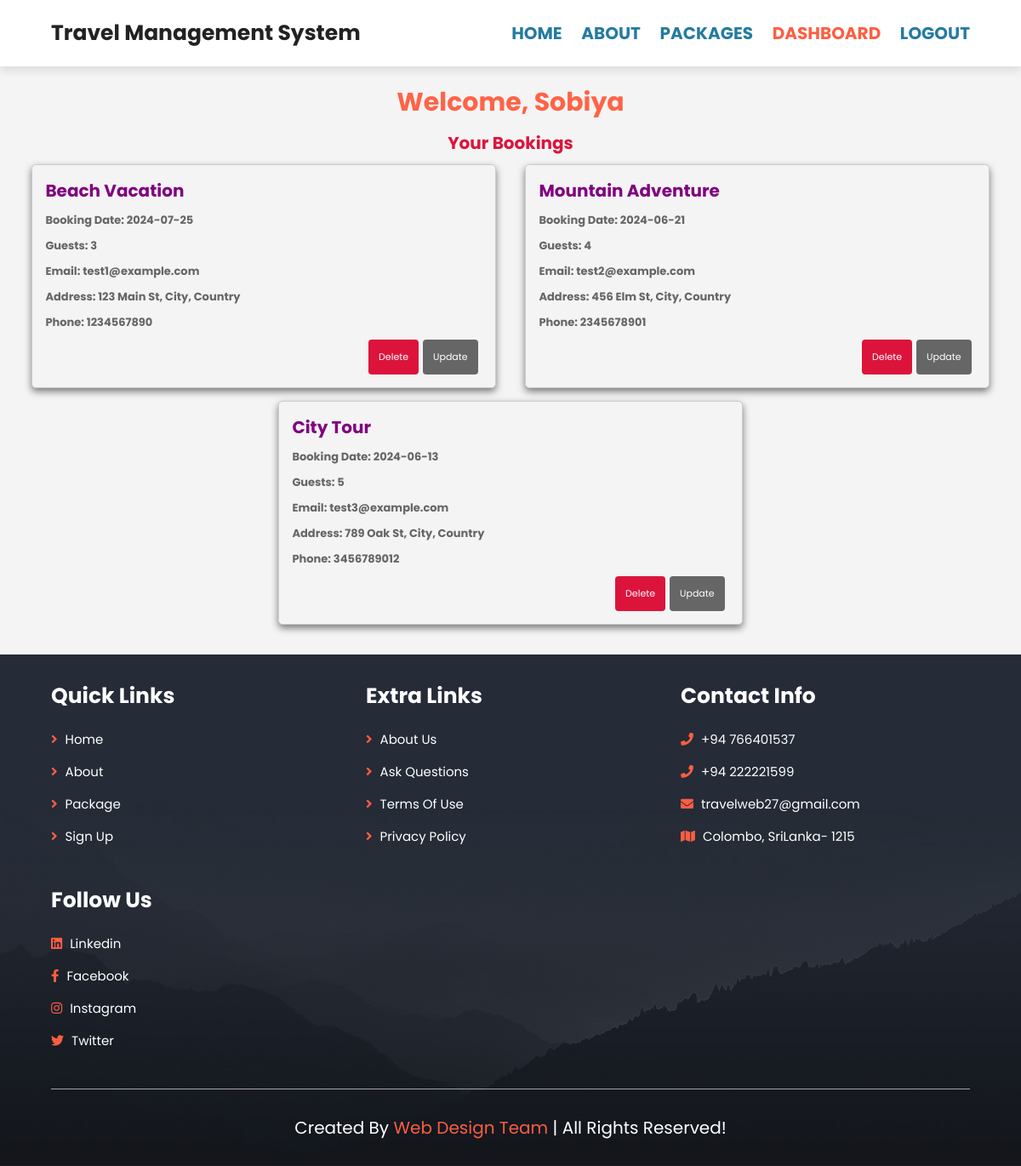
/dashboard.php (signed in), run on the app's committed database.
### tables this page shows
CREATE TABLE `bookings` (
  `id` int(11) NOT NULL,
  `user_id` int(11) DEFAULT NULL,
  `package_id` int(11) DEFAULT NULL,
  `booking_date` date DEFAULT NULL,
  `guests` int(11) DEFAULT NULL,
  `email` varchar(255) NOT NULL,
  `address` text NOT NULL,
  `phone` varchar(20) NOT NULL
);

CREATE TABLE `packages` (
  `id` int(11) NOT NULL,
  `name` varchar(100) NOT NULL,
  `description` text DEFAULT NULL,
  `price` decimal(10,2) NOT NULL,
  `image_url` varchar(255) DEFAULT NULL
);

### dashboard.php (the view, shortened to what this page needs)
<?php
include('config.php');
$username = $_SESSION['username'];
$sql = "SELECT id FROM users WHERE username = :username";
$stmt = $conn->prepare($sql);
$stmt->bindParam(':username', $username);
$stmt->execute();
$user = $stmt->fetch(PDO::FETCH_ASSOC);
$user_id = $user['id'];
$bookings_sql = "SELECT bookings.*, packages.name FROM bookings JOIN packages ON bookings.package_id = packages.id WHERE bookings.user_id = :user_id";
$stmt = $conn->prepare($bookings_sql);
$stmt->bindParam(':user_id', $user_id);
$stmt->execute();
$bookings_result = $stmt->fetchAll(PDO::FETCH_ASSOC);
?>
<!DOCTYPE html>
<html>
<head>
   <link rel="stylesheet" href="https://unpkg.com/swiper@7/swiper-bundle.min.css" />
   <link rel="stylesheet" href="https://cdnjs.cloudflare.com/ajax/libs/font-awesome/5.15.4/css/all.min.css">
   <link rel="stylesheet" href="css/styles.css">
   <link rel="stylesheet" href="css/dashboard.css">
</head>
<body>
<section class="header">
   <a href="home.php" class="logo" style="font-weight:bold">Travel Management System</a>
   <nav class="navbar">
      <a href="index.php">home</a>
      <a href="about.php">about</a>
      <a href="view_packages.php">Packages</a>
        <?php if (isset($_SESSION['username'])): ?>
            <a href="dashboard.php" class="active">Dashboard</a>
            <a href="logout.php">Logout</a>
        <?php else: ?>
            <a href="login.php">Login</a>
        <?php endif; ?>
   </nav>
</section>
    <div class="dashboard-container">
        <h1>Welcome, <?php echo htmlspecialchars($username); ?></h1>
        <h2>Your Bookings</h2>
        <div class="bookings-container">
            <?php foreach ($bookings_result as $booking) { ?>
            <div class="booking-card">
                <h3><?php echo htmlspecialchars($booking['name']); ?></h3>
                <p>Booking Date: <?php echo htmlspecialchars($booking['booking_date']); ?></p>
                <p>Guests: <?php echo htmlspecialchars($booking['guests']); ?></p>
                <p>Email: <?php echo htmlspecialchars($booking['email']); ?></p>
                <p>Address: <?php echo htmlspecialchars($booking['address']); ?></p>
                <p>Phone: <?php echo htmlspecialchars($booking['phone']); ?></p>
                <div class="actions">
                    <a href="update_booking.php?id=<?php echo $booking['id']; ?>">Update</a>
                    <a href="cancel_booking.php?id=<?php echo $booking['id']; ?>">Delete</a>
                </div>
            </div>
            <?php } ?>
        </div>
    </div>
<section class="footer">
   <div class="box-container">
      <div class="box">
         <h3>quick links</h3>
         <a href="home.php"> <i class="fas fa-angle-right"></i> home</a>
         <a href="about.php"> <i class="fas fa-angle-right"></i> about</a>
         <a href="view_packages.php"> <i class="fas fa-angle-right"></i> package</a>
         <a href="book.php"> <i class="fas fa-angle-right"></i> Sign up</a>
      </div>
      <div class="box">
         <h3>extra links</h3>
         <a href="#"> <i class="fas fa-angle-right"></i> about us</a>
         <a href="#"> <i class="fas fa-angle-right"></i> ask questions</a>
         <a href="#"> <i class="fas fa-angle-right"></i> terms of use</a>
         <a href="#"> <i class="fas fa-angle-right"></i> privacy policy</a>
      </div>
      <div class="box">
         <h3>contact info</h3>
         <a href="#"> <i class="fas fa-phone"></i> +94 766401537 </a>
         <a href="#"> <i class="fas fa-phone"></i> +94 222221599 </a>
         <a href="#" style="text-transform: none;"> <i class="fas fa-envelope"></i> travelweb27@gmail.com </a>
         <a href="#"> <i class="fas fa-map"></i> Colombo, SriLanka- 1215  </a>
      </div>
      <div class="box">
         <h3>follow us</h3>
         <a href="#"> <i class="fab fa-linkedin"></i> linkedin </a>
         <a href="#"> <i class="fab fa-facebook-f"></i> facebook </a>
         <a href="#"> <i class="fab fa-instagram"></i> instagram </a>
         <a href="#"> <i class="fab fa-twitter"></i> twitter </a>
      </div>
   </div>
   <div class="credit"> created by <span>Web Design Team</span> | all rights reserved! </div>
</section>
</body>
</html>

### css/styles.css (style rules this page uses)
:root { --main-color:#247ba0; --black:#222; --white:#fff; --tomato:#fd5e42; --light-black:#777; --light-white:#fff9; --dark-bg:rgba(0,0,0,.7); --light-bg:#eee; --border:.1rem solid var(--main-color); --box-shadow:0 .5rem 1rem rgba(0,0,0,.1); --text-shadow:0 1.5rem 3rem rgba(0,0,0,.3); }
* { font-family: 'Poppins', sans-serif; margin:0; padding:0; box-sizing: border-box; outline: none; border:none; text-decoration: none; text-transform: capitalize; }
html { font-size: 62.5%; overflow-x: hidden; }
section { padding:5rem 10%; }
.header { position: sticky; top:0; left:0; right:0; z-index: 1000; background-color: var(--white); display: flex; padding-top: 2rem; padding-bottom: 2rem; box-shadow: var(--box-shadow); align-items: center; justify-content: space-between; }
.header .logo { font-size: 2.5rem; color:var(--black); }
.header .navbar a { font-size: 2rem; margin-left: 2rem; color:#247ba0; text-transform: uppercase; font-weight: bold; }
.footer { background: url(../images/footer-bg.jpg) no-repeat; background-size: cover; background-position: center; }
.footer .box-container { display: grid; grid-template-columns: repeat(auto-fit, minmax(25rem, 1fr)); gap: 3rem; }
.footer .box-container .box h3 { color:var(--white); font-size: 2.5rem; padding-bottom: 2rem; }
.footer .box-container .box a { color:var(--white); font-size: 1.5rem; padding-bottom: 1.5rem; display: block; }
.footer .box-container .box a i { color:var(--tomato); padding-right: .5rem; transition: .2s linear; }
.footer .credit { text-align: center; padding-top: 3rem; margin-top: 3rem; border-top: .1rem solid var(--light-white); font-size: 2rem; color:var(--white); }
.footer .credit span { color:var(--tomato); }
.active { color: var(--tomato)!important; }
@media (max-width:1200px) { section { padding:3rem 5%; } }

### css/dashboard.css (style rules this page uses)
body { font-family: Arial, sans-serif; background-color: #f4f4f4; margin: 0; padding: 0; }
.dashboard-container { max-width: 1200px; margin: auto; padding: 20px; }
h1 { text-align: center; margin-bottom: 10px; font-size: 30px; color: tomato; }
h2 { text-align: center; margin-bottom: 10px; font-size: 20px; color: crimson; }
.bookings-container { display: flex; flex-wrap: wrap; justify-content: space-around; }
.booking-card { width: 47%; font-size: 10px; border: 1px solid #ccc; border-radius: 5px; margin-left: 0px; margin-bottom: 15px; padding: 15px; background-color: #f4f4f4; box-shadow: 0 4px 8px rgba(0,0,0,0.5); transition: transform 0.2s, box-shadow 0.2s; text-transform: none; }
.booking-card h3 { font-size: 2rem; margin-bottom: 10px; color: purple; }
.booking-card p { font-size: 1.3rem; font-weight: 700; color: #666; margin-bottom: 10px; text-transform: none; }
.booking-card .actions { margin-top: 10px; }
.booking-card .actions a { float: right; padding: 12px 12px; font-size: 11px; background-color: #007bff; color: white; text-decoration: none; border-radius: 4px; margin-right: 5px; transition: background-color 0.3s; }
.booking-card .actions a:nth-child(1) { background-color: #666; }
.booking-card .actions a:nth-child(2) { background-color: crimson; }

### data on the page
bookings: package.name "Beach Vacation", booking_date "2024-07-25", guests "3", email "test1@example.com", address "123 Main St, City, Country", phone "1234567890"
bookings: package.name "Mountain Adventure", booking_date "2024-06-21", guests "4", email "test2@example.com", address "456 Elm St, City, Country", phone "2345678901"
bookings: package.name "City Tour", booking_date "2024-06-13", guests "5", email "test3@example.com", address "789 Oak St, City, Country", phone "3456789012"

### other printed values
$username "Sobiya"
